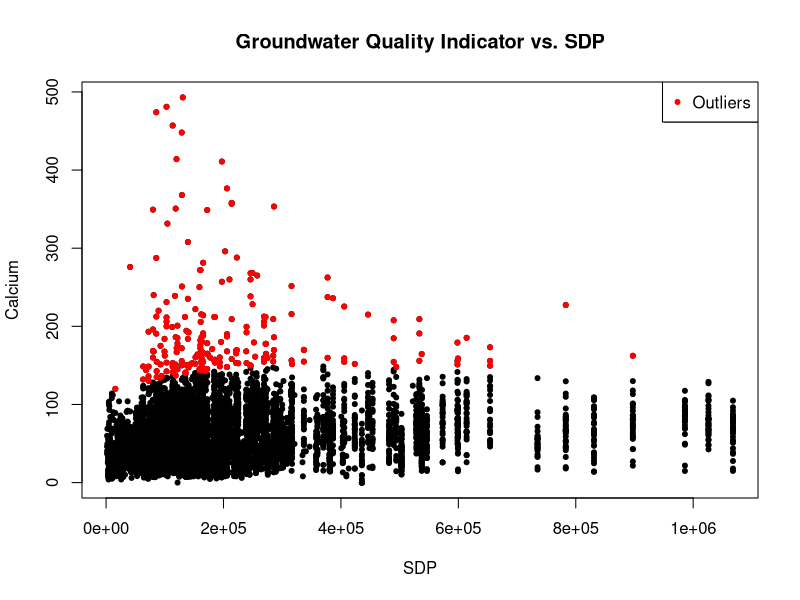

Source code (R):
library(readr)
library(tidyr)
library(dplyr)
library(car)

# Read the data
data <- read.csv("Excels/merged_table.csv")

# Drop rows with missing values
data <- na.omit(data)

# Define independent variables
x <- data$SDP
x2 <- x^2
x3 <- x^3
x4 <- data$Gini

# Create polynomial features
X_poly <- cbind(x, x2, x3, x4)  # Including x4 (Gini) in the polynomial features

# Define dependent variable
y <- data$calcium

# Convert matrix to data frame
X_poly_df <- as.data.frame(X_poly)

# Fit the model
model <- lm(y ~ ., data = X_poly_df)

# Calculate studentized residuals
studentized_res <- rstudent(model)

# Identify outliers
outliers <- which(abs(studentized_res) > 2)

# Plot the graph
plot(data$SDP, data$calcium, main = "Groundwater Quality Indicator vs. SDP",
     xlab = "SDP", ylab = "Calcium", pch = 20, col = "black")
legend("topright", legend = "All data", col = "black", pch = 20)

# Highlight outliers in red color
points(data$SDP[outliers], data$calcium[outliers], pch = 20, col = "red")
legend("topright", legend = "Outliers", col = "red", pch = 20)

# Remove outliers
data <- data[-outliers, ]

# Write data without outliers to a file
write.csv(data, "Excels/data_without_outliers_cutoff_2.csv", row.names = FALSE)

# Print summary statistics
summary(data)
